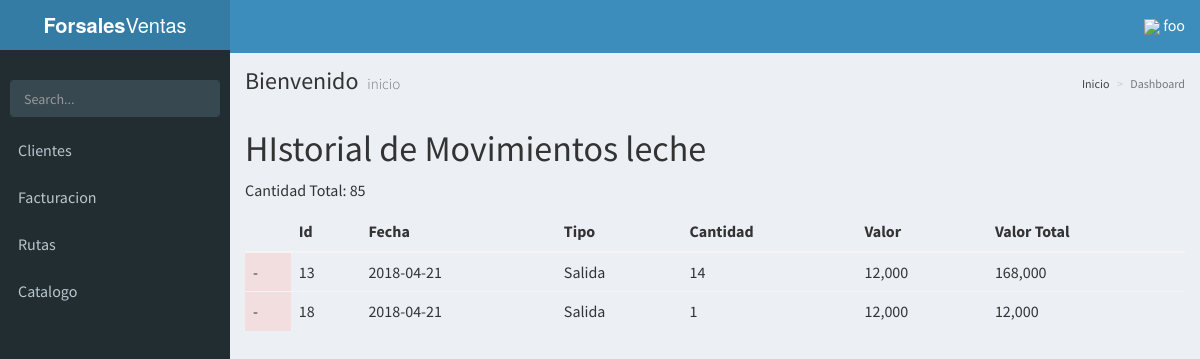
/movimiento/historial/84 (signed in), run on the app's committed database.
### base/models.py (models this page shows, shortened)
class producto(models.Model):
	nombre = models.CharField(max_length=20)
	cantidad = models.IntegerField()
	precio = models.IntegerField()
	fecha = models.DateTimeField()
	unida = models.ForeignKey(unidades)
	stock_minimo = models.IntegerField(default=10)
	stock_maximo = models.IntegerField(default=200)

### inventario/models.py (models this page shows)
class movimiento_detalle(models.Model):
	movimiento = models.ForeignKey(movimiento)
	producto = models.ForeignKey(producto)
	cantidad = models.IntegerField()
	valor = models.IntegerField()
	valor_total = models.IntegerField()

class movimiento(models.Model):
	fecha_creacion = models.DateTimeField(default=datetime.datetime.now())
	proveedor = models.ForeignKey(proveedor, blank=True,null=True)
	tipo = models.ForeignKey(tipo_movimiento)
	factualizacion = models.DateTimeField(default=datetime.datetime.now())
	factura = models.ForeignKey(factura, blank=True,null=True)
	valor_total = models.IntegerField(default=0)

class tipo_movimiento(models.Model):
	detalle = models.TextField(max_length=50)
	slug = models.CharField(max_length=50,unique=True,blank=True,null=True)
	def __str__(self):
		return self.detalle

### inventario/views.py (the view)
# urls.py: url(r'^movimiento/historial/(?P<id>\d+)$', MovimientoHistorial, name="movimiento_historial_producto"),
@login_required
def MovimientoHistorial(request,id):
	objproducto = producto.objects.get(id=id)
	movimientosdetalle = movimiento_detalle.objects.filter(producto=objproducto)
	context = {
		'producto': objproducto,
		'movimientosdetalle': movimientosdetalle,
	}
	return render(request, 'movimiento/historial.html', context)

### inventario/templates/movimiento/historial.html (shortened to what this page needs)
{% extends 'AdminLTE/index.html' %}
{% load humanize %}
{% block content %}
	<h1>HIstorial de Movimientos {{producto.nombre}}</h1>
	<div>
		<p>
			Cantidad Total: {{ producto.cantidad }}
		</p>
	</div>
	<table class="table">
		<thead>
			<tr>
				<th></th>
				<th>Id</th>
				<th>Fecha</th>
				<th>Tipo</th>
				<th>Cantidad</th>
				<th>Valor</th>
				<th>Valor Total</th>
			</tr>
		</thead>
		<tbody>
			{% for movimientodetalle in movimientosdetalle %}
				<tr
					data-tipo-movimiento="{{ movimientodetalle.movimiento.tipo.slug }}"
				>
					<td
						class="{% if movimientodetalle.movimiento.tipo.slug == 'input' %} bg-success {% else %} bg-danger {% endif %}"
					>
						{% if movimientodetalle.movimiento.tipo.slug == 'input' %}
							+
						{% else %}
							-
						{% endif %}
					</td>
					<td>
						{{ movimientodetalle.pk }}
					</td>
					<td>{{ movimientodetalle.movimiento.fecha_creacion | date:'Y-m-d' }}</td>
					<td>{{ movimientodetalle.movimiento.tipo }}</td>
					<td>{{ movimientodetalle.cantidad }}</td>
					<td>{{ movimientodetalle.valor | intcomma }}</td>
					<td>{{ movimientodetalle.valor_total  | intcomma }}</td>
				</tr>
			{% empty %}
				<tr>
					<td>Sin Movimientos</td>
				</tr>
			{% endfor %}
		</tbody>
	</table>
{% endblock content %}

### base/templates/AdminLTE/index.html (shortened to what this page needs)
{% load static %}
<!DOCTYPE html>
<html>
<head>
<link rel="stylesheet" href="https://unpkg.com/bootstrap-material-design@4.0.0-beta.3/dist/css/bootstrap-material-design.min.css"
>
  <link rel="stylesheet" href="{% static 'css/AdminLTE/bootstrap/css/bootstrap.min.css' %}">
  <link rel="stylesheet" href="{% static 'css/AdminLTE/AdminLTE.min.css' %}">
  <link rel="stylesheet" href="{% static 'css/AdminLTE/skins/_all-skins.min.css' %}">
  <link rel="stylesheet" href="{% static 'css/AdminLTE/plugins/iCheck/flat/blue.css' %}">
  <link rel="stylesheet" href="{% static 'css/AdminLTE/plugins/morris/morris.css' %}">
  <link rel="stylesheet" href="{% static 'css/AdminLTE/plugins/jvectormap/jquery-jvectormap-1.2.2.css' %}">
  <link rel="stylesheet" href="{% static 'css/AdminLTE/plugins/datepicker/datepicker3.css' %}">
  <link rel="stylesheet" href="{% static 'css/AdminLTE/plugins/daterangepicker/daterangepicker.css' %}">
  <link rel="stylesheet" href="{% static 'css/AdminLTE/plugins/bootstrap-wysihtml5/bootstrap3-wysihtml5.min.css' %}">
  <link rel="stylesheet" href="{% static 'alertifyjs/css/alertify.min.css' %}">
  <link rel="stylesheet" href="{% static 'alertifyjs/css/themes/bootstrap.min.css' %}">
  <link rel="stylesheet" href="{% static 'vue/vue-good-table/vue-good-table.css' %}">
</head>
<body class="hold-transition skin-blue sidebar-mini">
<div class="wrapper" id="vue-root">
  <header class="main-header">
    <a href="/" class="logo">
      <span class="logo-lg"><b>Forsales</b>Ventas</span>
    </a>
    <nav class="navbar navbar-static-top">
      <a href="#" class="sidebar-toggle" data-toggle="offcanvas" role="button">
      </a>
      <div class="navbar-custom-menu">
        <ul class="nav navbar-nav">
          <li class="dropdown user user-menu">
            <a href="#" class="dropdown-toggle" data-toggle="dropdown">
             <img style="width: 10%; " src="{% static 'img/user.png' %}">
              <span class="hidden-xs">{{ request.user.username }}</span>
            </a>
          </li>
        </ul>
      </div>
    </nav>
  </header>
  <aside class="main-sidebar">
    <section class="sidebar">
      <div class="user-panel">
      </div>
      <form action="#" method="get" class="sidebar-form">
        <div class="input-group">
          <input type="text" name="q" class="form-control" placeholder="Search...">
              <span class="input-group-btn">
                <button type="submit" name="search" id="search-btn" class="btn btn-flat">
                </button>
              </span>
        </div>
      </form>
      <ul class="sidebar-menu">
      {% if request.user.is_superuser %}
        <li class="header">PANEL DE CONTROL</li>
        <li>
          <a href="{% url 'listar_productos' %}">
            <i class="fa fa-shopping-basket" aria-hidden="true"><span>Productos</span></i>
          </a>
        </li>
        <li>
          <a href="{% url 'listar_clientes' %}">
            <i class="fa fa-th"></i> <span>Clientes</span>
          </a>
        </li>
        <li>
          <a href="{% url 'bodega' 'main' %}">
            <i class="fa fa-th"></i> <span>Bodega</span>
          </a>
        </li>
        <li>
          <a href="{% url 'listar_distribuidores' %}">
            <i class="fa fa-th"></i> <span>Distribuidores</span>
          </a>
        </li>
        <li>
          <a href="{% url 'listar_proveedores' %}">
            <i class="fa fa-th"></i> <span>Proveedores</span>
          </a>
        </li>
        <li class="treeview">
          <a href="#">
            <i class="fa fa-dashboard"></i> <span>Facturacion</span>
            <span class="pull-right-container">
              <i class="fa fa-angle-left pull-right"></i>
            </span>
          </a>
          <ul class="treeview-menu">
            <li class=""><a href="{% url 'factura' %}"><i class="fa fa-circle-o"></i> Listar</a></li>
          </ul>
           <ul class="treeview-menu">
            <li class=""><a href="{% url 'reportes' %}"><i class="fa fa-circle-o"></i> reportes</a></li>
          </ul>
        </li>
        <li class="treeview">
          <a href="#">
            <i class="fa fa-dashboard"></i> <span>Inventario</span>
            <span class="pull-right-container">
              <i class="fa fa-angle-left pull-right"></i>
            </span>
          </a>
          <ul class="treeview-menu">
            <li class=""><a href="{% url 'movimiento' %}"><i class="fa fa-circle-o"></i> Movimientos</a></li>
          </ul>
        </li>
        <li class="treeview">
          <a href="#">
            <i class="fa fa-dashboard"></i> <span>Catalogo</span>
            <span class="pull-right-container">
              <i class="fa fa-angle-left pull-right"></i>
            </span>
          </a>
          <ul class="treeview-menu">
            <li class=""><a href="{% url 'catalogos' %}"><i class="fa fa-circle-o"></i> Lista</a></li>
          </ul>
        </li>
        <li class="treeview">
          <a href="#">
            <i class="fa fa-dashboard"></i> <span>Rutas</span>
            <span class="pull-right-container">
              <i class="fa fa-angle-left pull-right"></i>
            </span>
          </a>
          <ul class="treeview-menu">
            <li class=""><a href="{% url 'rutas-mapa' %}"><i class="fa fa-circle-o"></i> Rutas</a></li>
          </ul>
        </li>
      {% else %}
        {% if request.user %}
<li>
          <a href="{% url 'listar_clientes' %}">
             <span>Clientes</span>
          </a>
        </li>
          <li class="treeview">
            <a href="#">
               <span>Facturacion</span>
            </a>
          </li>
          <li class="treeview">
            <a href="#">
               <span>Rutas</span>
            </a>
          </li>
        <li class="treeview">
          <a href="#">
             <span>Catalogo</span>
          </a>
        </li>
        {% endif %}
      {% endif %}
      </ul>
    </section>
  </aside>
  <div class="content-wrapper">
    <section class="content-header">
      <h1>
        Bienvenido
        <small>inicio</small>
      </h1>
      <ol class="breadcrumb">
        <li><a href="#"> Inicio</a></li>
        <li class="active">Dashboard</li>
      </ol>
    </section>
    <section class="content">
      {% block content %}
      {% endblock content %}
    </section>
  </div>
</div>
</body>
</html>

### base/templates/AdminLTE/index.html (style rules this page uses)
html, body { font-size: 16px !important; }
.navbar { display: inherit !important; }

### data on the page
producto: nombre "leche", cantidad "85"
movimiento_detalle: pk "13", movimiento.fecha_creacion "2018-04-21", movimiento.tipo "Salida", cantidad "14", valor "12,000", valor_total "168,000"
movimiento_detalle: pk "18", movimiento.fecha_creacion "2018-04-21", movimiento.tipo "Salida", cantidad "1", valor "12,000", valor_total "12,000"

### other printed values
{{ request.user.username }} "foo"
